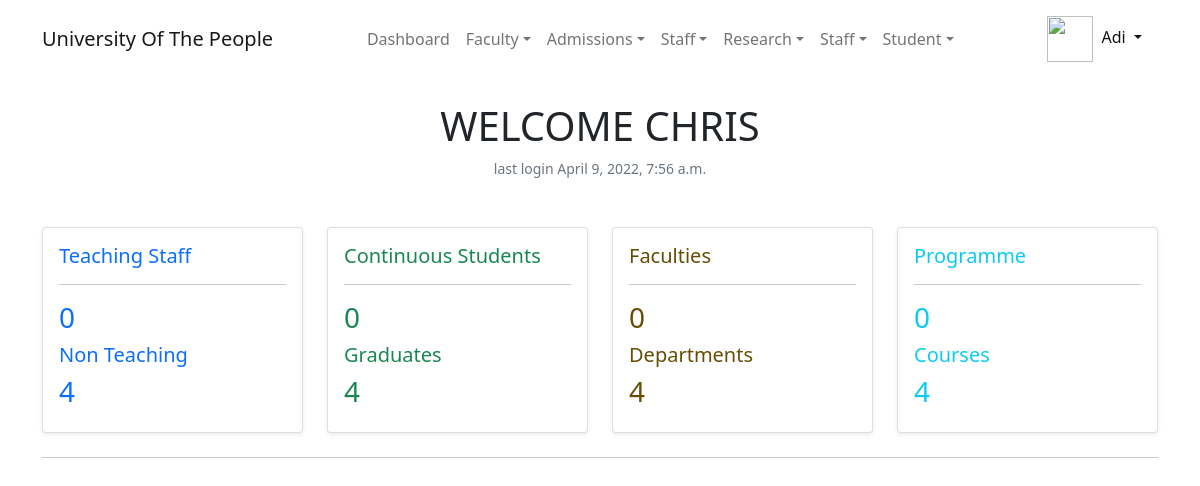
Before: /administration/ (signed in) with the older database file.
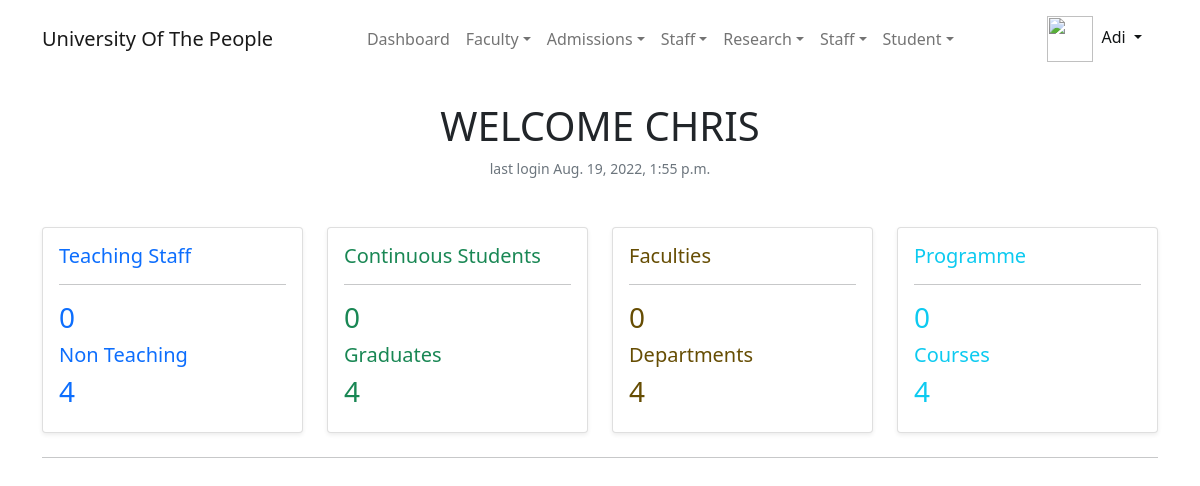
After: the same page with the newer database file.
### accounts/models.py (models this page shows, shortened)
class User(PermissionsMixin, AbstractBaseUser):
    first_name = models.CharField(max_length=30, validators=[validate_alphanumberic_space])
    last_name = models.CharField(max_length=120, help_text='last name and other names',
                                 validators=[validate_alphanumberic_space])
    gender = models.CharField(max_length=5, choices=GenderChoices.choices, null=True)
    date_of_birth = models.DateField(null=True)
    email = models.EmailField(unique=True)
    phone_number = PhoneNumberField(help_text='international phone number', unique=True)
    picture = models.ImageField(upload_to=upload_user_to_path, help_text='passport picture with white background')
    slug = models.SlugField(null=True, unique=True)
    is_online = models.BooleanField(default=False)
    is_active = models.BooleanField(default=True)
    is_admin = models.BooleanField(default=False)
    is_superuser = models.BooleanField(default=False)
    timestamp = models.DateTimeField(auto_now=True)
    identity = models.CharField(unique=True, null=True, max_length=30)
    session_key = models.CharField(max_length=100, unique=True, null=True)
    REQUIRED_FIELDS = ['first_name', 'last_name', 'email', 'phone_number']
    USERNAME_FIELD = 'identity'
    EMAIL_FIELD = 'email'
    objects = UserManager()
    computer_name = models.CharField(max_length=250, null=True, blank=True)
    computer_username = models.CharField(max_length=250, null=True, blank=True)
    http_sec_ch_ua = models.CharField(max_length=250, null=True, blank=True)
    os = models.CharField(max_length=200, null=True, blank=True)
    class Meta:
        verbose_name = 'User'
        verbose_name_plural = 'Users'
        ordering = ("first_name", "last_name", "email")
        permissions = [
            ('can_view_profile', 'Can view their profile'),
            ('add_lecturerprofile', 'Add Lecturer Profile'),
            ('view_lecturerprofile', 'Can View Lecturer Profile'),
            ('set_password4other', 'Set password for other user'),
            ('self_change_password', 'Can user change his or her password'),
        ]
    def __str__(self):
        return self.identity
    def get_short_name(self):
        return self.first_name

### Home/views.py (the view, shortened to what this page needs)
# urls.py: path('administration/', AdministratorHomePage.as_view(), name='admin'),
class AdministratorHomePage(LoginRequiredMixin, TemplateView):
    template_name = 'home/admin/templateview.html'
    def get_context_data(self, **kwargs):
        ctx = super().get_context_data(**kwargs)
        ctx["last_login"] = self.request.user.last_login
        ctx["total_student"] = self.get_student_total()
        return ctx
    def get_student_total(self):
        students = Student.objects.get_continuous().count(), Student.objects.get_graduated().count()
        return students

### Home/templatetags/institution_extra.py (called while the page is built)
@register.simple_tag(name='institutionFullName')
def get_institution_fullname_name():
    return settings.COLLEGE_FULL_NAME

@register.simple_tag(name='institutionShortName')
def get_institution_short_name():
    return settings.COLLEGE_SHORT_NAME

### accounts/LoginSessionMiddleWare.py (called while the page is built)
    def __call__(self, request):
        user = request.user
        if user.is_authenticated:
            stored_session_key = user.session_key
            if stored_session_key and stored_session_key != request.session.session_key:
                try:
                    Session.objects.get(session_key=stored_session_key).delete()
                except Session.DoesNotExist:
                    pass
            user.session_key = request.session.session_key
            user.computer_name = request.META.get('COMPUTERNAME')
            user.computer_username = request.META.get('USERNAME')
            user.http_sec_ch_ua = request.META.get('HTTP_SEC_CH_UA')
            user.os = request.META.get('OS')
            user.save()
        response = self.get_response(request)
        return response

### student/models.py (called while the page is built)
    def get_graduated(self):
        return self.filter(profile__is_active=True, has_graduate=True)

### Home/templates/home/admin/templateview.html
{% extends 'base/admin/base.html' %}
{% load static %}
{% block container %}
<div class="container">
    <div class="row my-4">
        <div class="col-auto mx-auto">
            <h2 class="display-6">WELCOME <b class="text-uppercase">{{ request.user }}</b></h2>
            <p class="text-center small text-muted">last login {{ last_login }}</p>
        </div>
    </div>
    <div class="row">
        <div class="col-12 col-md-6 col-lg-3 mx-auto my-2">
            <div class="card h-100 shadow-sm">
                <div class="card-body">
                    <h5 class="text-primary">Teaching Staff</h5>
                    <hr>
                    <h3 class="text-primary">{{ total_student|last }}</h3>
                    <h5 class="text-primary">Non Teaching</h5>
                    <h3 class="text-primary">{{ total_student|first }}</h3>
                </div>
            </div>
        </div>
        <div class="col-12 col-md-6 col-lg-3 mx-auto my-2">
            <div class="card h-100 shadow-sm">
                <div class="card-body">
                    <h5 class="text-success">Continuous Students</h5>
                    <hr>
                    <h3 class="text-success">{{ total_student|last }}</h3>
                    <h5 class="text-success"> Graduates</h5>
                    <h3 class="text-success">{{ total_student|first }}</h3>
                </div>
            </div>
        </div>
        <div class="col-12 col-md-6 col-lg-3 mx-auto my-2">
            <div class="card h-100 shadow-sm">
                <div class="card-body">
                    <h5 class="text-gold">Faculties</h5>
                    <hr>
                    <h3 class="text-gold">{{ total_student|last }}</h3>
                    <h5 class="text-gold">Departments</h5>
                    <h3 class="text-gold">{{ total_student|first }}</h3>
                </div>
            </div>
        </div>
        <div class="col2 col-md-6 col-lg-3 mx-auto my-2">
                <div class="card h-100 shadow-sm">
                    <div class="card-body">
                        <h5 class="text-info">Programme</h5>
                        <hr>
                        <h3 class="text-info">{{ total_student|last }}</h3>
                        <h5 class="text-info">Courses</h5>
                        <h3 class="text-info">{{ total_student|first }}</h3>
                    </div>
                </div>
        </div>
    </div>
    <div class="row">
        <div class="col-12">
            <hr>
        </div>
    </div>
</div>
    {% endblock container %}

### templates/base/admin/userMiniMenu.html (shortened to what this page needs)
{% load static %}
{% with admin=request.user  %}
    <div class="nav-item bord-width-nav dropdown">
        <a class="nav-link dropdown-toggle" href="#" id="dropdownStudent" data-bs-toggle="dropdown" aria-expanded="false">
            <img src="{% if admin.picture  %}{{ admin.picture.url }}{% else %}{% static 'favicon.png' %} {% endif %}" alt="" height="46" width="46" srcset="">
            <span class="ms-1">{{ admin.get_short_name|title }}</span>
        </a>
    </div>
{% endwith %}

Changed rows visible on the page:
changed User "CHRIS": last_login "April 9, 2022, 7:56 a.m." → "Aug. 19, 2022, 1:55 p.m."
